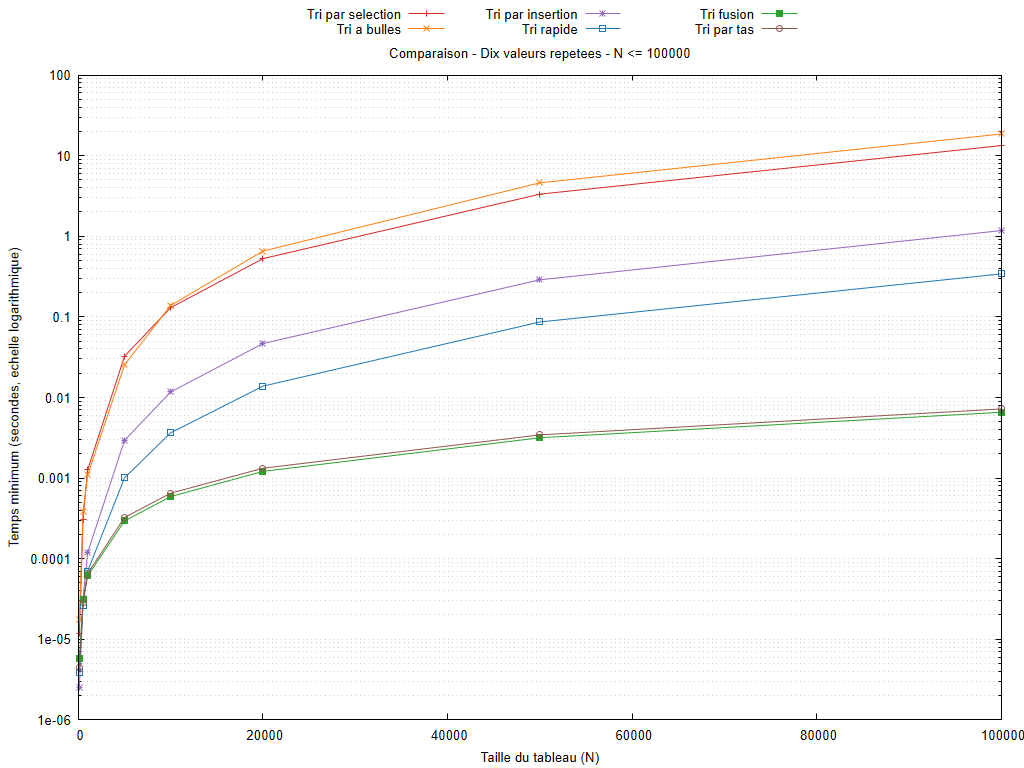

This chart was generated by the following gnuplot code:
set encoding utf8
set terminal pngcairo size 1024,768 font 'Arial,10'
set output 'graphiques/20261010_184935/comparaisons/valeurs_repetees_algos_3f_max_100000_log.png'
set datafile missing 'non_mesure'
set datafile separator ';'
set title 'Comparaison - Dix valeurs repetees - N <= 100000'
set xlabel 'Taille du tableau (N)'
set ylabel 'Temps minimum (secondes, echelle logarithmique)'
set logscale y 10
set format y '%.3g'
set grid ytics mytics
set key outside top center horizontal maxcols 3
set xrange [0:100000]
plot 'resultats/20261010_184935/valeurs_repetees.csv' every ::1 using 1:(column(1)<=100000 && column(2)>0 ? column(2) : 1/0) title 'Tri par selection' with linespoints lc rgb '#d62728', 'resultats/20261010_184935/valeurs_repetees.csv' every ::1 using 1:(column(1)<=100000 && column(4)>0 ? column(4) : 1/0) title 'Tri a bulles' with linespoints lc rgb '#ff7f0e', 'resultats/20261010_184935/valeurs_repetees.csv' every ::1 using 1:(column(1)<=100000 && column(6)>0 ? column(6) : 1/0) title 'Tri par insertion' with linespoints lc rgb '#9467bd', 'resultats/20261010_184935/valeurs_repetees.csv' every ::1 using 1:(column(1)<=100000 && column(8)>0 ? column(8) : 1/0) title 'Tri rapide' with linespoints lc rgb '#1f77b4', 'resultats/20261010_184935/valeurs_repetees.csv' every ::1 using 1:(column(1)<=100000 && column(10)>0 ? column(10) : 1/0) title 'Tri fusion' with linespoints lc rgb '#2ca02c', 'resultats/20261010_184935/valeurs_repetees.csv' every ::1 using 1:(column(1)<=100000 && column(12)>0 ? column(12) : 1/0) title 'Tri par tas' with linespoints lc rgb '#8c564b'
unset output
